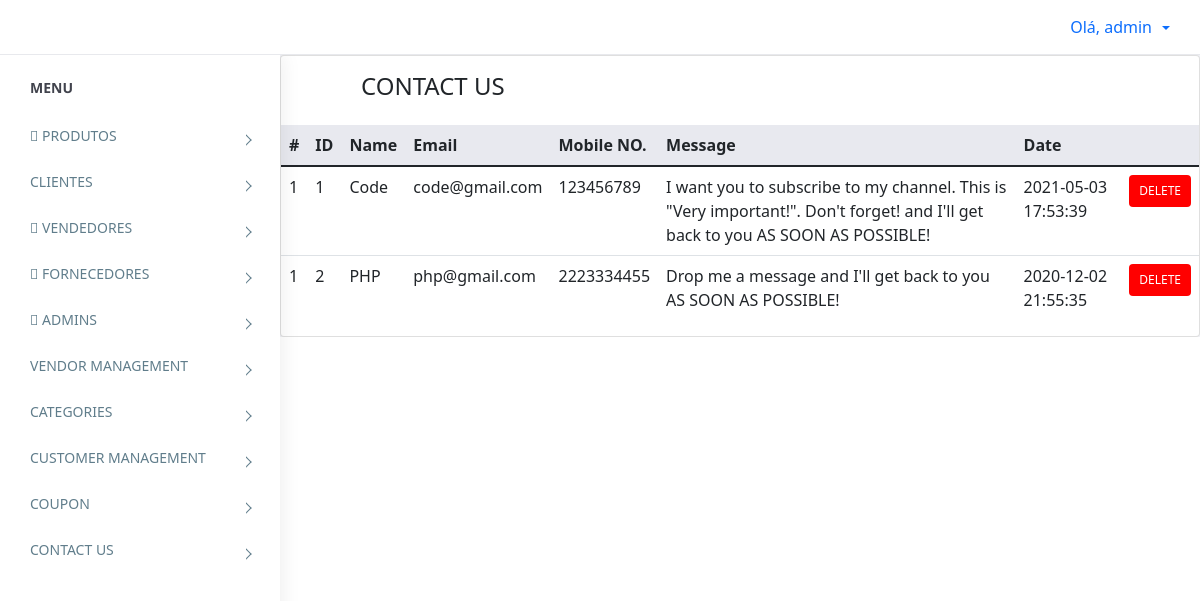
Screenshot of /contact_us.php (signed in) with the database file from the repository.
### tables this page shows
CREATE TABLE `contact_us` (
  `id` int(11) NOT NULL,
  `name` varchar(255) NOT NULL,
  `email` varchar(75) NOT NULL,
  `mobile` varchar(15) NOT NULL,
  `comment` text NOT NULL,
  `added_on` datetime NOT NULL
);

### contact_us.php (the view, shortened to what this page needs)
<?php
require('top.php');
$sql = "select * from contact_us order by id asc";
$res = mysqli_query($con, $sql);
?>
<div class="content pb-0">
	<div class="orders">
		<div class="row">
			<div class="col-xl-12">
				<div class="card">
					<div class="card-body" style="padding-left:80px;">
						<h4 class="box-title">CONTACT US </h4>
					</div>
					<div class="card-body--">
						<div class="table-stats order-table ov-h">
							<table class="table ">
								<thead>
									<tr>
										<th class="serial">#</th>
										<th>ID</th>
										<th>Name</th>
										<th>Email</th>
										<th>Mobile NO.</th>
										<th>Message</th>
										<th>Date</th>
										<th></th>
									</tr>
								</thead>
								<tbody>
									<?php
									$i = 1;
									while ($row = mysqli_fetch_assoc($res)) { ?>
										<tr>
											<td class="serial"><?php echo $i ?></td>
											<td><?php echo $row['id'] ?></td>
											<td><?php echo $row['name'] ?></td>
											<td><?php echo $row['email'] ?></td>
											<td><?php echo $row['mobile'] ?></td>
											<td><?php echo $row['comment'] ?></td>
											<td><?php echo $row['added_on'] ?></td>
											<td>
												<?php
												echo "<span class='badge badge-delete'><a href='?type=delete&id=" . $row['id'] . "'>Delete</a></span>";
												?>
											</td>
										</tr>
									<?php } ?>
								</tbody>
							</table>
						</div>
					</div>
				</div>
			</div>
		</div>
	</div>
</div>
<?php
require('footer.php');
?>

### top.php (shortened to what this page needs)
<!doctype html>
<html lang="pt-br">
<head>
   <link rel="stylesheet" href="assets/style.css">
   <link rel="stylesheet" href="https://cdn.jsdelivr.net/npm/bootstrap@5.1.3/dist/css/bootstrap.min.css">
   <link rel="stylesheet" href="https://use.fontawesome.com/releases/v5.15.4/css/all.css" />
</head>
<body>
   <aside id="left-panel" class="left-panel">
      <nav class="navbar navbar-expand-sm navbar-default">
         <div id="main-menu" class="main-menu collapse navbar-collapse">
            <ul class="nav navbar-nav">
               <li class="menu-title">MENU</li>
               <?php if ($_SESSION['ADMIN_ROLE'] != 1) { ?>
                  <li class="menu-item-has-children dropdown">
                     <a href="vendor_management.php"><i class="fa-thin fa-dolly"></i> PRODUTOS </a>
                  </li>
                  <li class="menu-item-has-children dropdown">
                     <a href="vendor_management.php"><i class="fa-thin fa-bag-shopping"></i> CLIENTES </a>
                  </li>
                  <li class="menu-item-has-children dropdown">
                     <a href="vendor_management.php"><i class="fal fa-portrait"></i> VENDEDORES </a>
                  </li>
                  <li class="menu-item-has-children dropdown">
                     <a href="vendor_management.php"><i class="fa-thin fa-dolly"></i> FORNECEDORES </a>
                  </li>
                  <li class="menu-item-has-children dropdown">
                     <a href="vendor_management.php"><i class="fa-thin fa-dolly"></i> ADMINS </a>
                  </li>
                  <li class="menu-item-has-children dropdown">
                     <a href="vendor_management.php"> VENDOR MANAGEMENT </a>
                  </li>
                  <li class="menu-item-has-children dropdown">
                     <a href="categories.php"> CATEGORIES </a>
                  </li>
                  <li class="menu-item-has-children dropdown">
                     <a href="users.php"> CUSTOMER MANAGEMENT </a>
                  </li>
                  <li class="menu-item-has-children dropdown">
                     <a href="coupon_master.php"> COUPON </a>
                  </li>
                  <li class="menu-item-has-children dropdown">
                     <a href="contact_us.php"> CONTACT US</a>
                  </li>
               <?php } ?>
            </ul>
         </div>
      </nav>
   </aside>
   <div id="right-panel" class="right-panel">
      <header id="header" class="header">
         <div class="top-right">
            <div class="header-menu">
               <div class="user-area dropdown float-right">
                  <a href="#" class="dropdown-toggle active" data-toggle="dropdown" aria-haspopup="true" aria-expanded="false">Olá, <?php echo $_SESSION['ADMIN_USERNAME'] ?></a>
               </div>
            </div>
         </div>
      </header>

### footer.php (shortened to what this page needs)
</div>
</body>
</html>

### assets/style.css (style rules this page uses)
a { text-decoration: none !important; }
.order-table { position: relative }
.order-table tr th { background: #e8e9ef; }
.order-table tr td:last-child, .order-table tr th:last-child { text-align: right; }
.order-table tr:last-child td { border: none; }
.order-table .badge { color: #fff; padding: 10px; text-transform: uppercase; font-weight: 400; }
.badge a { color: #fff; }
.order-table .badge-delete { background: #FF0000; }
.left-panel { background: #fff; height: 100vh; padding: 0; vertical-align: top; width: 280px; box-shadow: 1px 0 20px rgba(0, 0, 0, .08); position: fixed; left: 0; bottom: 0; top: 55px; z-index: 999; }
.navbar .menu-title { color: #41434d; display: block; font-family: open sans; font-size: 14px; font-weight: 700; line-height: 50px; padding: 0; text-transform: uppercase; width: 100%; }
.navbar .navbar-nav li { padding-left: 30px; padding-right: 30px; width: 100%; }
.navbar .navbar-nav li a { background: 0 0 !important; color: #607d8b; display: inline-block; font-size: 14px; line-height: 26px; padding: 10px 0; position: relative; width: 100%; }
.navbar .navbar-nav li.menu-item-has-children a:before { content: ""; position: absolute; top: 23px; right: 0; width: 8px; height: 8px; border-style: solid; border-width: 1px; border-color: #607d8b #607d8b transparent transparent; transform: rotate(45deg); transition: all 0.25s ease; }
.right-panel { background: #f1f2f7; margin-left: 280px; margin-top: 55px; }
.right-panel .header { background: #fff; border-bottom: 1px solid #e8e9ed; box-shadow: none; clear: both; padding: 0 30px; height: 55px; position: fixed; left: 280px; left: 0; right: 0; top: 0; z-index: 999; }
.user-area { float: right; padding-right: 0; position: relative; padding-left: 20px; }
.user-area .dropdown-toggle { line-height: 55px; height: 55px; display: flex; justify-content: center; align-items: center; }
.user-area .dropdown-toggle:after { margin-left: 10px; }

### rows the page displays
contact_us: id "1", name "Code", email "code@gmail.com", mobile "123456789", comment "I want you to subscribe to my channel. This is \"Very important!\". Don't forget! and I'll get back to you AS SOON AS POSSIBLE!", added_on "2021-05-03 17:53:39"
contact_us: id "2", name "PHP", email "php@gmail.com", mobile "2223334455", comment "Drop me a message and I'll get back to you AS SOON AS POSSIBLE!", added_on "2020-12-02 21:55:35"

### other values shown
$_SESSION['ADMIN_USERNAME'] "admin"
